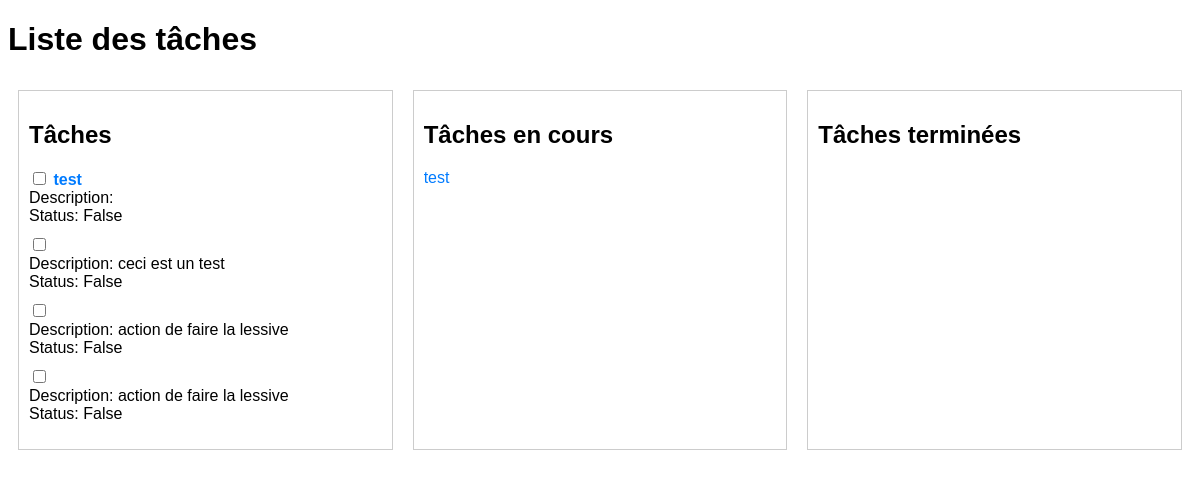
The app's page /, older data.
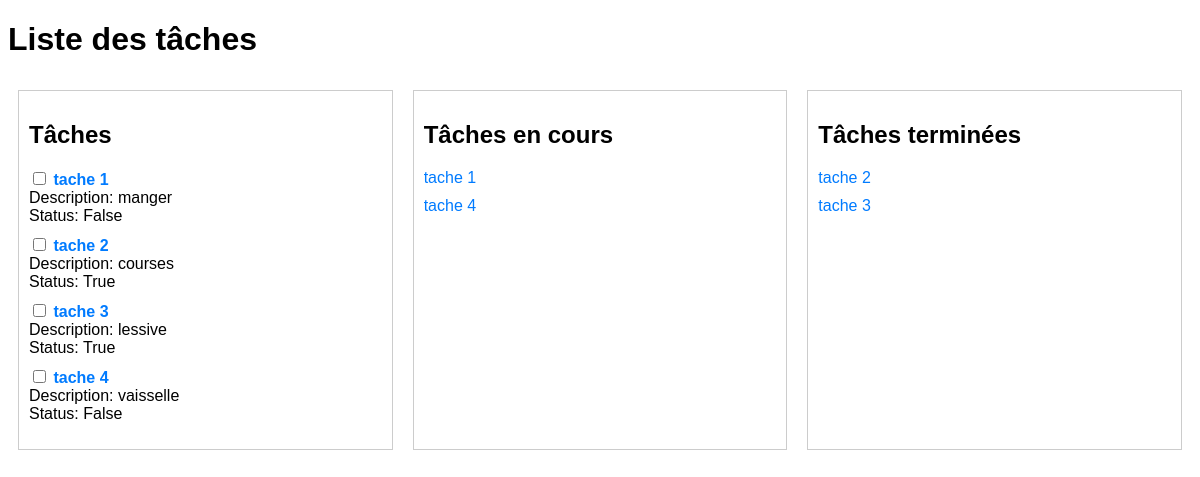
The same page, newer data.
### tasks/models.py (models this page shows)
class Task(models.Model):
    created = models.DateTimeField(auto_now_add=True)
    title = models.CharField(max_length=100, blank=True, default='')
    description = models.CharField(max_length=100, blank=True, default='')
    status = models.BooleanField(default=False)

### tasks/views.py (the view)
# urls.py: path('', views.index, name="index"),
def index(request, pk=None, status=None):
    tasks = Task.objects.all()  # Récupère toutes les tâches depuis la base de données
    if request.method == 'GET':
        task = Task.objects.filter(id=pk)
        task.update(status=status)
    return render(request, 'tasks/index.html', {'tasks': tasks})

### tasks/templates/tasks/index.html (shortened to what this page needs)
<!DOCTYPE html>
<html lang="en">
<head>
    {% load static %}
    <link rel="stylesheet" type="text/css" href="{% static 'tasks/styles.css' %}">
</head>
<body>
    <h1>Liste des tâches</h1>
    <div class="column-container">
        <div class="column">
            <h2>Tâches</h2>
            <ul>
                {% for task in tasks %}
                    <li>
                        <input type="checkbox" hx-get="tasks/{{ task.id }}/{% if task.status %}0{% else %}1 {%endif%}">
                        <a href="{% url 'detail' task.pk %}"><strong>{{ task.title }}</strong></a><br>
                        Description: {{ task.description }} <br>
                        Status: {{task.status}}
                    </li>
                {% endfor %}
            </ul>
        </div>
          <div class="column">
            <h2>Tâches en cours</h2>
            <ul>
                {% for task in tasks %}
                    {% if not task.status %}
                        <li><a href="{% url 'detail' task.pk %}">{{ task.title }}</a></li>
                    {% endif %}
                {% endfor %}
            </ul>
        </div>
        <div class="column">
            <h2>Tâches terminées</h2>
            <ul>
                {% for task in tasks %}
                    {% if task.status %}
                        <li><a href="{% url 'detail' task.pk %}">{{ task.title }}</a></li>
                    {% endif %}
                {% endfor %}
            </ul>
        </div>
    </div>
</body>
</html>

Row changes from the older to the newer data that the page shows:
changed Task: title "test" → "tache 1"; description (not shown) → "manger"
now on one of the page's lists (row edited): Task: title "tache 2"
changed Task: title (not shown) → "tache 2"; description "ceci est un test" → "courses"; status "False" → "True"
now on one of the page's lists (row edited): Task: title "tache 3"
changed Task: title (not shown) → "tache 3"; description "action de faire la lessive" → "lessive"; status "False" → "True"
now on one of the page's lists (row edited): Task: title "tache 4"
changed Task: title (not shown) → "tache 4"; description "action de faire la lessive" → "vaisselle"
